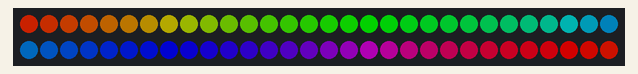
Recording of a sketch running on a simulated ESP32. Parts: 60 RGB LEDs in strip order, left to right, continuing on the next row. Dim RGB values are drawn brighter than linear; random numbers use the default seed unless the sketch sets one; what the sketch prints to the serial monitor is not drawn.

Above: at 0.45 s.
At 5.26 s:
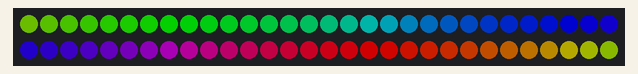
At 10.08 s:
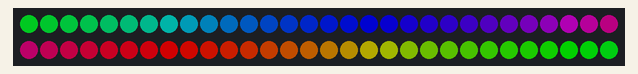
At 20.02 s:
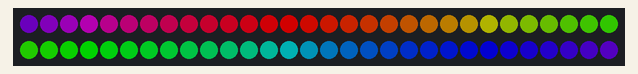
At 29.66 s:
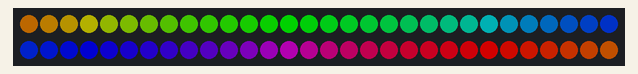
At 39.6 s:
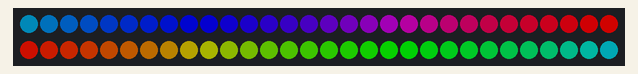

The sketch:

ESP32_multithreading_minimalistic.ino
```cpp
/********************************************************
ESP32 Dual-Core NeoPixel + IR (Minimal, 2 shows, snappy)
- Core 0: IR decode (IRremote)
- Core 1: LED animation (Adafruit_NeoPixel)
- Any IR button toggles between Show 1 and Show 2
********************************************************/
#if !defined(ARDUINO_ARCH_ESP32)
#error "Select an ESP32 board in Tools → Board."
#endif

#include <Arduino.h>
#include <Adafruit_NeoPixel.h>
#include <IRremote.hpp> // Library: IRremote by Armin Joachimsmeyer

// ---------------- Hardware config ----------------
#define LED_PIN     18
#define NUMPIXELS   60
#define IR_PIN      27   // <— use a quiet pin for IR input

// ---------------- Globals ----------------
Adafruit_NeoPixel strip(NUMPIXELS, LED_PIN, NEO_GRB + NEO_KHZ800);

SemaphoreHandle_t dataMutex;

struct Shared {
  volatile uint8_t currentShow = 1;      // 1: Rainbow, 2: Theater
  volatile uint8_t brightness  = 120;    // 5..255
  // Animation timing (non-blocking)
  volatile uint16_t stepMs     = 16;     // ~60 FPS base (adjust as you like)
} shared;

// For LED task step timing
static unsigned long lastStepMs = 0;

// ---------------- Helpers ----------------
uint32_t wheel(byte pos) {
  pos = 255 - pos;
  if (pos < 85) {
    return strip.Color(255 - pos * 3, 0, pos * 3);
  } else if (pos < 170) {
    pos -= 85;
    return strip.Color(0, pos * 3, 255 - pos * 3);
  } else {
    pos -= 170;
    return strip.Color(pos * 3, 255 - pos * 3, 0);
  }
}

// ---------------- Animations (non-blocking) ----------------
void showRainbowStep(uint16_t step) {
  for (uint16_t i = 0; i < NUMPIXELS; i++) {
    strip.setPixelColor(i, wheel((i * 256 / NUMPIXELS + step) & 0xFF));
  }
}

void showTheaterStep(uint16_t step) {
  uint8_t offset = step % 3;
  for (uint16_t i = 0; i < NUMPIXELS; i++) {
    if (i % 3 == offset) strip.setPixelColor(i, strip.Color(255, 180, 40));
    else                 strip.setPixelColor(i, 0);
  }
}

// ---------------- Tasks ----------------
void IRTask(void* parameter) {
  IrReceiver.begin(IR_PIN, ENABLE_LED_FEEDBACK, USE_DEFAULT_FEEDBACK_LED_PIN);
  Serial.printf("IR on pin %d (Core %d)\n", IR_PIN, xPortGetCoreID());

  for (;;) {
    if (IrReceiver.decode()) {
      // Print once so you can see real codes and later map specific buttons
      // Serial.printf("RAW=0x%08lX, prot=%d, cmd=0x%02X\n",
      //   IrReceiver.decodedIRData.decodedRawData,
      //   IrReceiver.decodedIRData.protocol,
      //   IrReceiver.decodedIRData.command);

      // Minimal behavior: ANY valid command toggles the show.
      if (xSemaphoreTake(dataMutex, portMAX_DELAY) == pdTRUE) {
        shared.currentShow = (shared.currentShow == 1) ? 2 : 1;
        xSemaphoreGive(dataMutex);
      }

      IrReceiver.resume(); // ready for next frame
    }

    // Optional: quick responsiveness + fair scheduling
    vTaskDelay(pdMS_TO_TICKS(1));
  }
}

void LEDTask(void* parameter) {
  Serial.printf("LED task (Core %d)\n", xPortGetCoreID());
  uint16_t step = 0;

  for (;;) {
    unsigned long now = millis();
    bool doStep = false;
    uint8_t showLocal;
    uint16_t stepMsLocal;
    uint8_t brightLocal;

    // Copy shared state atomically under mutex
    if (xSemaphoreTake(dataMutex, portMAX_DELAY) == pdTRUE) {
      showLocal    = shared.currentShow;
      stepMsLocal  = shared.stepMs;
      brightLocal  = shared.brightness;
      xSemaphoreGive(dataMutex);
    }

    if (now - lastStepMs >= stepMsLocal) {
      lastStepMs = now;
      doStep = true;
    }

    if (doStep) {
      strip.setBrightness(brightLocal);

      if (showLocal == 1)      showRainbowStep(step);
      else /* showLocal == 2 */ showTheaterStep(step);

      strip.show();
      step++;
    }

    // Yield a tick; prevents task starvation and keeps IR responsive
    vTaskDelay(pdMS_TO_TICKS(1));
  }
}

// ---------------- Arduino entry points ----------------
void setup() {
  Serial.begin(115200);
  delay(100);

  strip.begin();
  strip.clear();
  strip.setBrightness(shared.brightness);
  strip.show();

  dataMutex = xSemaphoreCreateMutex();
  if (!dataMutex) {
    Serial.println("Failed to create mutex.");
    while (true) { delay(1000); }
  }

  // Seed RNG (if you want to add random later)
  randomSeed(esp_random());

  // Start tasks on separate cores
  xTaskCreatePinnedToCore(IRTask,  "IRTask",  4096, NULL, 2, NULL, 0); // Core 0
  xTaskCreatePinnedToCore(LEDTask, "LEDTask", 8192, NULL, 1, NULL, 1); // Core 1
}

void loop() {
  // Nothing here; both tasks run under FreeRTOS
  vTaskDelay(pdMS_TO_TICKS(1000));
}
```
